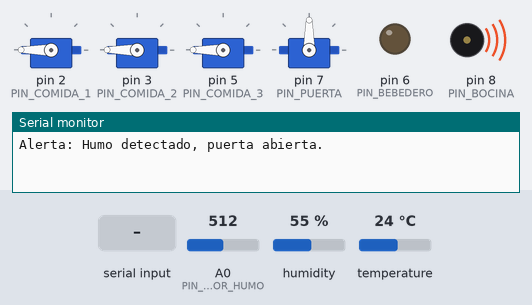
Bench run of a sketch on a simulated Arduino Uno, built with avr-gcc and run on an emulated ATmega328P. Shown: 4 × servo, output pins drawn as LEDs (lit = HIGH), buzzer (waves = sounding, pin HIGH), the last lines printed to the serial monitor. Inputs (shaded band) come from the test bench; at power-on: A0 (PIN_SENSOR_HUMO) = 512, humidity 55 %, temperature 24 °C.

Above: at 1.27 s.
1.3 s: "comida1\n" received over Serial
At 3.1 s:
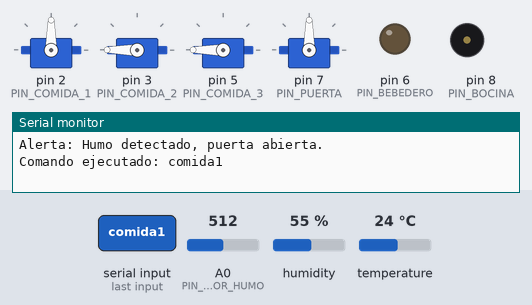
4.8 s: "agua1\n" received over Serial
At 5.1 s:
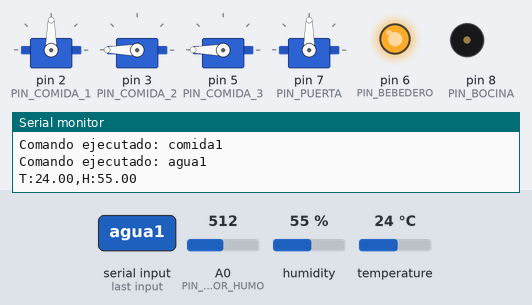
6.3 s: "reiniciar\n" received over Serial
At 7.5 s:
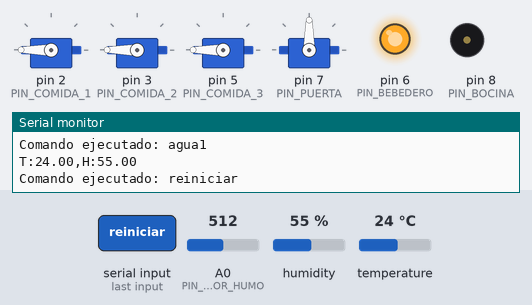
7.8 s: "puerta_cerrada\n" received over Serial
At 7.9 s:
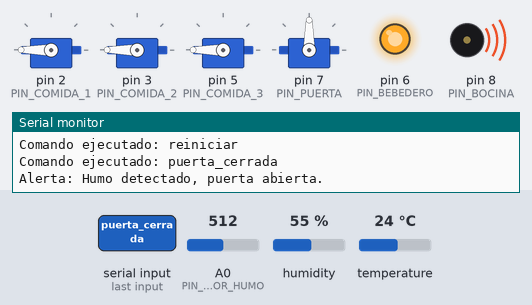
11.3 s: "comida2\n" received over Serial
At 12.5 s:
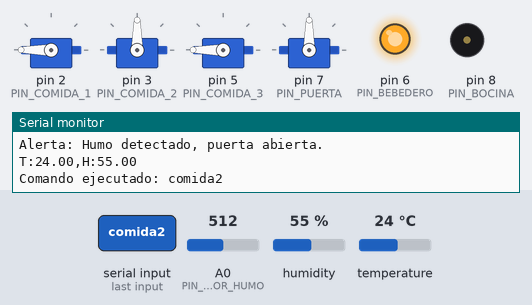
12.8 s: "comida3\n" received over Serial
At 13.7 s:
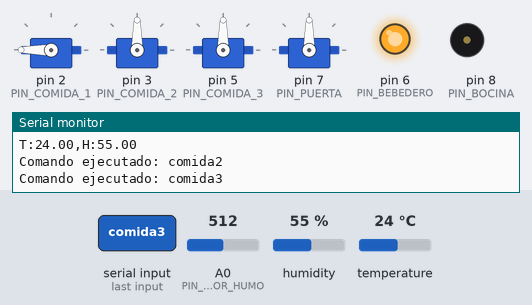
Timing chart, 0 to 15.3 s (numbered marks = the images above; inputs shaded):
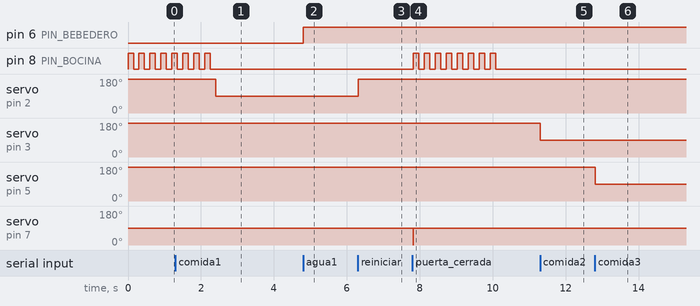

Measured:
- after the input at 1.3 s, servo on pin 2 (PIN_COMIDA_1): 180° → 90° after 1.1 s
- after the input at 4.8 s, pin 6 (PIN_BEBEDERO): LOW → HIGH at once
- after the input at 6.3 s, servo on pin 2 (PIN_COMIDA_1): 90° → 180° at once
- after the input at 7.8 s, pin 8 (PIN_BOCINA): alternates HIGH for 0.15 s and LOW for 0.15 s, 16 changes in all, then stays LOW, starting at once; servo on pin 7 (PIN_PUERTA): 90° → 0° at once, → 90° 0.01 s later
- after the input at 11.3 s, servo on pin 3 (PIN_COMIDA_2): 180° → 90° at once
- after the input at 12.8 s, servo on pin 5 (PIN_COMIDA_3): 180° → 90° at once
- by itself, pin 8 (PIN_BOCINA): alternates HIGH for 0.15 s and LOW for 0.15 s, 7 changes in all, then stays LOW

The sketch:

servidor.ino
```cpp
#include <DHT.h>
#include <Servo.h>

// sensores
#define DHTPIN 4
#define DHTTYPE DHT11
DHT dht(DHTPIN, DHTTYPE);
#define PIN_SENSOR_HUMO A0

// Pines de actuadores
#define PIN_COMIDA_1 2
#define PIN_COMIDA_2 3
#define PIN_COMIDA_3 5
#define PIN_BEBEDERO 6
#define PIN_PUERTA 7
#define PIN_BOCINA 8

Servo servoComida1;
Servo servoComida2;
Servo servoComida3;
Servo Puerta;

int ultimoNivel = 0;
unsigned long ultimoTiempoNivel = 0;
const unsigned long esperaNivel = 1000;

unsigned long tiempoAnterior = 0;
const unsigned long intervalo = 5000;

bool puertaabiertahumo = false;

void setup() {
  Serial.begin(9600);
  dht.begin();

  servoComida1.attach(PIN_COMIDA_1);
  servoComida2.attach(PIN_COMIDA_2);
  servoComida3.attach(PIN_COMIDA_3);
  Puerta.attach(PIN_PUERTA);

  pinMode(PIN_BEBEDERO, OUTPUT);
  pinMode(PIN_BOCINA, OUTPUT);

  pinMode(PIN_SENSOR_HUMO, INPUT);

  // Iniciar todo apagado
  servoComida1.write(180);
  servoComida2.write(180);
  servoComida3.write(180);
  Puerta.write(0);

  digitalWrite(PIN_BEBEDERO, LOW);
  digitalWrite(PIN_BOCINA, LOW);

}

void loop() {
  // 1. Enviar temperatura y humedad cada 5s
  if (millis() - tiempoAnterior >= intervalo) {
    tiempoAnterior = millis();
    float h = dht.readHumidity();
    float t = dht.readTemperature();
    if (!isnan(h) && !isnan(t)) {
      Serial.print("T:");
      Serial.print(t);
      Serial.print(",H:");
      Serial.println(h);
    }
  }

  // 2. Leer comandos del servidor
  if (Serial.available()) {
    String comando = Serial.readStringUntil('\n');
    comando.trim();

    if (comando == "comida1") {
       servoComida1.write(90);
    } else if (comando == "comida2") {
        servoComida2.write(90);
    } else if (comando == "comida3") {
        servoComida3.write(90);
    } else if (comando == "reiniciar") {
      servoComida1.write(180);
      servoComida2.write(180);
      servoComida3.write(180);
    } else if (comando == "agua1") {
      digitalWrite(PIN_BEBEDERO, HIGH);
    } else if (comando == "agua0") {
      digitalWrite(PIN_BEBEDERO, LOW);
    } else if (comando == "puerta_abierta") {
      Puerta.write(90);
    } else if (comando == "puerta_cerrada") {
      Puerta.write(0);
      puertaabiertahumo = false;
    }

    Serial.println("Comando ejecutado: " + comando);
  }

  // 3. Monitorear sensor de humo
  int valorHumo = analogRead(PIN_SENSOR_HUMO);

  if (valorHumo > 500 && !puertaabiertahumo) {
    Puerta.write(90);
    Serial.println("Alerta: Humo detectado, puerta abierta.");
    puertaabiertahumo = true;
    digitalWrite(PIN_BOCINA, HIGH);
    delay(150);
    digitalWrite(PIN_BOCINA, LOW);
    delay(150);
    digitalWrite(PIN_BOCINA, HIGH);
    delay(150);
    digitalWrite(PIN_BOCINA, LOW);
    delay(150);
    digitalWrite(PIN_BOCINA, HIGH);
    delay(150);
    digitalWrite(PIN_BOCINA, LOW);
    delay(150);
    digitalWrite(PIN_BOCINA, HIGH);
    delay(150);
    digitalWrite(PIN_BOCINA, LOW);
    delay(150);
    digitalWrite(PIN_BOCINA, HIGH);
    delay(150);
    digitalWrite(PIN_BOCINA, LOW);
    delay(150);
    digitalWrite(PIN_BOCINA, HIGH);
    delay(150);
    digitalWrite(PIN_BOCINA, LOW);
    delay(150);
    digitalWrite(PIN_BOCINA, HIGH);
    delay(150);
    digitalWrite(PIN_BOCINA, LOW);
    delay(150);
    digitalWrite(PIN_BOCINA, HIGH);
    delay(150);
    digitalWrite(PIN_BOCINA, LOW);
    delay(150);
  }
  }
```
